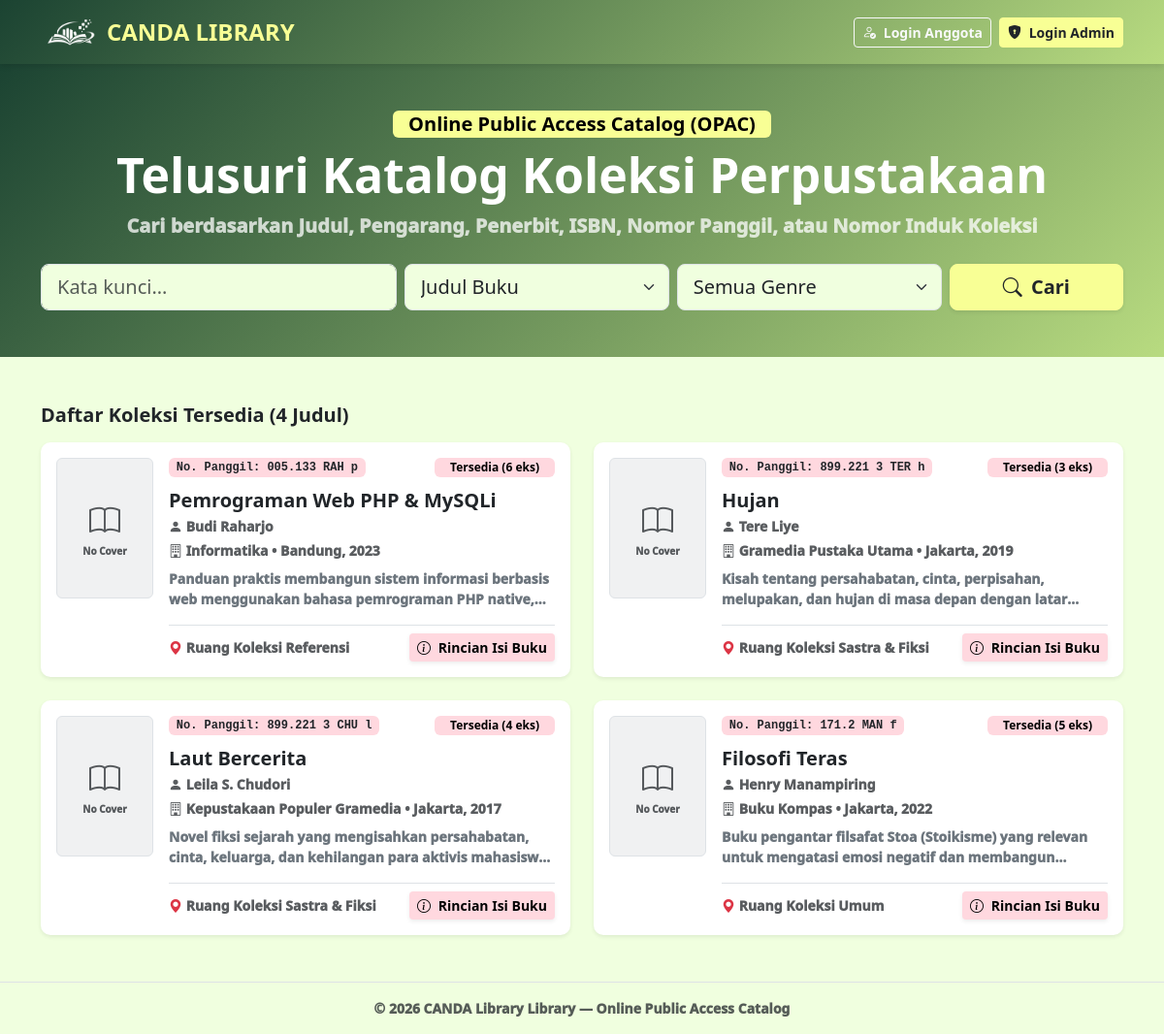
The page / on the database its author committed.
### tables this page shows
CREATE TABLE IF NOT EXISTS buku (
    id_buku INT AUTO_INCREMENT PRIMARY KEY,
    nomor_induk VARCHAR(30) NOT NULL UNIQUE,
    nomor_barcode VARCHAR(30) NOT NULL UNIQUE,
    isbn VARCHAR(30) DEFAULT '-',
    nomor_kelas VARCHAR(30) NOT NULL,
    no_panggil VARCHAR(50) NOT NULL,
    judul VARCHAR(200) NOT NULL,
    pengarang VARCHAR(150) NOT NULL,
    penerbit VARCHAR(100) NOT NULL,
    tempat_terbit VARCHAR(100) DEFAULT 'Jakarta',
    tahun_terbit YEAR NOT NULL,
    bahasa VARCHAR(50) DEFAULT 'Indonesia',
    jumlah_halaman VARCHAR(50) DEFAULT '200 hlm.',
    sinopsis TEXT,
    id_kategori INT,
    id_rak INT,
    stok INT NOT NULL DEFAULT 1,
    sampul VARCHAR(255) DEFAULT '',
    lampiran_pdf VARCHAR(255) DEFAULT '',
    tanggal_masuk TIMESTAMP DEFAULT CURRENT_TIMESTAMP,
    FOREIGN KEY (id_kategori) REFERENCES kategori(id_kategori) ON DELETE SET NULL,
    FOREIGN KEY (id_rak) REFERENCES rak(id_rak) ON DELETE SET NULL
);

CREATE TABLE IF NOT EXISTS rak (
    id_rak INT AUTO_INCREMENT PRIMARY KEY,
    nama_rak VARCHAR(100) NOT NULL
);

CREATE TABLE IF NOT EXISTS pengaturan_denda (
    id_denda INT AUTO_INCREMENT PRIMARY KEY,
    nominal_denda INT NOT NULL DEFAULT 1000,
    lama_pinjam_default INT NOT NULL DEFAULT 7,
    nama_perpustakaan VARCHAR(150) DEFAULT 'CANDA Library Library - Sistem Otomasi Perpustakaan',
    updated_at TIMESTAMP DEFAULT CURRENT_TIMESTAMP ON UPDATE CURRENT_TIMESTAMP
);

### config/koneksi.php (called while the page is built, shortened)
<?php
$host = "sqlXXX.infinityfree.com";
$user = "if0_43497672";
$pass = "PASSWORD_MYSQL_KAMU";
$db   = "if0_43497672_db_candalibrary";
$conn = mysqli_connect($host, $user, $pass, $db);
mysqli_query($conn, "CREATE TABLE IF NOT EXISTS pengaturan_denda (
    id INT AUTO_INCREMENT PRIMARY KEY,
    nominal_denda INT DEFAULT 1000,
    lama_pinjam_default INT DEFAULT 7,
    nama_perpustakaan VARCHAR(100) DEFAULT 'CANDA Library'
)");
$q_set = mysqli_query($conn, "SELECT * FROM pengaturan_denda LIMIT 1");
$pengaturan = mysqli_fetch_assoc($q_set);
?>

### index.php (the view, shortened to what this page needs)
<?php
require_once 'config/koneksi.php';
$keyword = isset($_GET['q']) ? mysqli_real_escape_string($conn, trim($_GET['q'])) : '';
$field   = isset($_GET['field']) ? mysqli_real_escape_string($conn, $_GET['field']) : 'semua';
$where = "WHERE 1=1";
$sql = "SELECT b.*, k.kode_ddc, k.nama_kategori, r.nama_rak
        FROM buku b
        LEFT JOIN kategori k ON b.id_kategori = k.id_kategori
        LEFT JOIN rak r ON b.id_rak = r.id_rak
        $where ORDER BY b.id_buku DESC";
$query = mysqli_query($conn, $sql);
?>
<!DOCTYPE html>
<html lang="id">
<head>
    <link href="https://cdn.jsdelivr.net/npm/bootstrap@5.3.3/dist/css/bootstrap.min.css" rel="stylesheet">
    <link href="https://cdn.jsdelivr.net/npm/bootstrap-icons@1.11.3/font/bootstrap-icons.min.css" rel="stylesheet">
</head>
<body>
<nav class="navbar navbar-expand-lg navbar-dark navbar-custom sticky-top">
    <div class="container">
<a class="navbar-brand fw-bold d-flex align-items-center gap-2" href="index.php">
    <img src="uploads/lampiran/logo.png" alt="Logo CANDA Library" style="height: 40px; width: auto; object-fit: contain;">
    <span style="font-size: 24px !important; color: #F8FF95 !important; font-weight: 800;">CANDA LIBRARY</span>
</a>
        <div class="ms-auto d-flex flex-wrap gap-2">
            <?php if(isset($_SESSION['login_petugas']) && $_SESSION['login_petugas'] === true): ?>
                <a href="admin/dashboard.php" class="btn btn-sm fw-bold border-0" style="background-color: #F8FF95;">
                    <i class="bi bi-speedometer2 me-1"></i> Kembali ke Dashboard Pustakawan
                </a>
            <?php elseif(isset($_SESSION['login_anggota']) && $_SESSION['login_anggota'] === true): ?>
                <a href="anggota_area.php" class="btn btn-light btn-sm fw-bold text-success">
                    <i class="bi bi-person-badge me-1"></i> Area Anggota (<?= htmlspecialchars($_SESSION['nama_anggota']) ?>)
                </a>
            <?php else: ?>
                <a href="auth/login.php?role=anggota" class="btn btn-outline-light btn-sm fw-semibold">
                    <i class="bi bi-person-check me-1"></i> Login Anggota
                </a>
                <a href="auth/login.php?role=petugas" class="btn btn-sm fw-bold text-dark" style="background-color: #F8FF95; border-color: #F8FF95;">
                    <i class="bi bi-shield-lock-fill me-1"></i> Login Admin
                </a>
            <?php endif; ?>
        </div>
    </div>
</nav>
<section class="hero-opac text-center">
    <div class="container">
		<span class="badge text-black mb-2 px-3 py-1" style="background-color: #F8FF95; font-size: 20px;">Online Public Access Catalog (OPAC)</span>
        <h2 class="fw-bold mb-2" style="font-size: 50px;">Telusuri Katalog Koleksi Perpustakaan</h2>
        <p class="opacity-75 mb-4" style="font-size: 20px;">Cari berdasarkan Judul, Pengarang, Penerbit, ISBN, Nomor Panggil, atau Nomor Induk Koleksi</p>
<form method="GET" class="row g-2 justify-content-center">
    <div class="col-md-4">
        <input type="text" name="q" style="background-color: #F0FFDF;" class="form-control form-control-lg" placeholder="Kata kunci..." value="<?= htmlspecialchars($keyword) ?>">
    </div>
    <div class="col-md-3">
        <select name="field" class="form-select form-select-lg" style="background-color: #F0FFDF;">
            <option value="judul" <?= ($field == 'judul') ? 'selected' : '' ?>>Judul Buku</option>
        </select>
    </div>
    <div class="col-md-3">
        <select name="genre" class="form-select form-select-lg" style="background-color: #F0FFDF;">
            <option value="0">Semua Genre</option>
        </select>
    </div>
    <div class="col-md-2 d-grid">
        <button type="submit" class="btn btn-lg fw-bold shadow-sm" style="background-color: #F8FF95; border-color: #F8FF95;"><i class="bi bi-search me-1"></i> Cari</button>
    </div>
</form>
    </div>
</section>
<section class="container my-5">
    <div class="d-flex justify-content-between align-items-center mb-3">
        <h5 class="fw-bold mb-0 text-dark">Daftar Koleksi Tersedia (<?= mysqli_num_rows($query) ?> Judul)</h5>
    </div>
    <div class="row g-4">
        <?php while($b = mysqli_fetch_assoc($query)): ?>
            <div class="col-md-6 col-lg-6">
                <div class="card book-card shadow-sm h-100">
                    <div class="card-body d-flex gap-3">
                        <div class="flex-shrink-0">
                            <?php if(!empty($b['sampul']) && file_exists("uploads/sampul/" . $b['sampul'])): ?>
                                <img src="uploads/sampul/<?= htmlspecialchars($b['sampul']) ?>" class="cover-box shadow-sm" alt="Sampul">
                            <?php else: ?>
                                <div class="cover-box bg-secondary bg-opacity-10 d-flex flex-column align-items-center justify-content-center text-muted text-center p-2 border">
                                    <i class="bi bi-book fs-2"></i>
                                    <small style="font-size:10px;">No Cover</small>
                                </div>
                            <?php endif; ?>
                        </div>
                        <div class="flex-grow-1 d-flex flex-column">
                            <div class="d-flex justify-content-between align-items-start gap-2 mb-1">
                                <span class="badge text-dark font-monospace" style="background-color: #FFD8DF;">No. Panggil: <?= htmlspecialchars($b['no_panggil']) ?></span>
                                <?php if($b['stok'] > 0): ?>
                                    <span class="badge text-black mb-2 px-3 py-1" style="background-color: #FFD8DF;">Tersedia (<?= $b['stok'] ?> eks)</span>
                                <?php else: ?>
                                    <span class="badge bg-danger">Dipinjam Semua</span>
                                <?php endif; ?>
                            </div>
                            <h5 class="fw-bold mb-1">
                                <a href="detail_publik.php?id=<?= $b['id_buku'] ?>" class="text-decoration-none text-dark">
                                    <?= htmlspecialchars($b['judul']) ?>
                                </a>
                            </h5>
                            <div class="small text-muted mb-1"><i class="bi bi-person-fill"></i> <?= htmlspecialchars($b['pengarang']) ?></div>
                            <div class="small text-muted mb-2">
                                <i class="bi bi-building"></i> <?= htmlspecialchars($b['penerbit']) ?> &bull; <?= htmlspecialchars($b['tempat_terbit']) ?>, <?= $b['tahun_terbit'] ?>
                            </div>
                            <p class="small text-secondary mb-3" style="display:-webkit-box;-webkit-line-clamp:2;-webkit-box-orient:vertical;overflow:hidden;">
                                <?= htmlspecialchars($b['sinopsis'] ?: 'Klik rincian buku untuk melihat metadata bibliografi lengkap.') ?>
                            </p>
                            <div class="mt-auto d-flex justify-content-between align-items-center pt-2 border-top">
                                <small class="text-muted"><i class="bi bi-geo-alt-fill text-danger"></i> <?= htmlspecialchars(isset($b['nama_rak']) ? $b['nama_rak'] : '-') ?></small>
                                <a href="detail_publik.php?id=<?= $b['id_buku'] ?>" class="btn btn-sm btn-success fw-semibold text-black border-0 shadow-sm" style="background-color: #FFD8DF;">
                                    <i class="bi bi-info-circle me-1"></i> Rincian Isi Buku
                                </a>
                            </div>
                        </div>
                    </div>
                </div>
            </div>
        <?php endwhile; ?>
    </div>
</section>
<footer class="bg-green border-top py-3 text-center text-muted small">
    &copy; <?= date('Y') ?> <strong><?= htmlspecialchars($pengaturan['nama_perpustakaan']) ?></strong> &mdash; Online Public Access Catalog
</footer>
</body>
</html>

### index.php (style rules this page uses)
body { background-color: #F0FFDF; font-family: 'Garamond', system-ui, serif; font-weight: 1000; }
.navbar-custom { background: linear-gradient(135deg, #1b4332 0%, #B8DB80 100%); box-shadow: 0 2px 6px rgba(0,0,0,0.12); }
.hero-opac { background: linear-gradient(135deg, #1b4332 0%, #B8DB80 100%); color: #fff; padding: 48px 0; }
.book-card { border: none; border-radius: 10px; transition: transform 0.2s, box-shadow 0.2s; }
.cover-box { width: 100px; height: 145px; object-fit: cover; border-radius: 6px; }

### rows shown on the page
buku: sampul "No Cover", no_panggil "005.133 RAH p", stok "6", judul "Pemrograman Web PHP & MySQLi", pengarang "Budi Raharjo", penerbit "Informatika", tempat_terbit "Bandung", tahun_terbit "2023", sinopsis "Panduan praktis membangun sistem informasi berbasis web menggunakan bahasa pemrograman PHP…", id_rak.nama_rak "Ruang Koleksi Referensi"
buku: sampul "No Cover", no_panggil "899.221 3 TER h", stok "3", judul "Hujan", pengarang "Tere Liye", penerbit "Gramedia Pustaka Utama", tempat_terbit "Jakarta", tahun_terbit "2019", sinopsis "Kisah tentang persahabatan, cinta, perpisahan, melupakan, dan hujan di masa depan dengan…", id_rak.nama_rak "Ruang Koleksi Sastra & Fiksi"
buku: sampul "No Cover", no_panggil "899.221 3 CHU l", stok "4", judul "Laut Bercerita", pengarang "Leila S. Chudori", penerbit "Kepustakaan Populer Gramedia", tempat_terbit "Jakarta", tahun_terbit "2017", sinopsis "Novel fiksi sejarah yang mengisahkan persahabatan, cinta, keluarga, dan kehilangan para aktivis…", id_rak.nama_rak "Ruang Koleksi Sastra & Fiksi"
buku: sampul "No Cover", no_panggil "171.2 MAN f", stok "5", judul "Filosofi Teras", pengarang "Henry Manampiring", penerbit "Buku Kompas", tempat_terbit "Jakarta", tahun_terbit "2022", sinopsis "Buku pengantar filsafat Stoa (Stoikisme) yang relevan untuk mengatasi emosi negatif dan…", id_rak.nama_rak "Ruang Koleksi Umum"
pengaturan_denda: nama_perpustakaan "CANDA Library Library"

### other values the page prints
mysqli_num_rows($query) "4"
